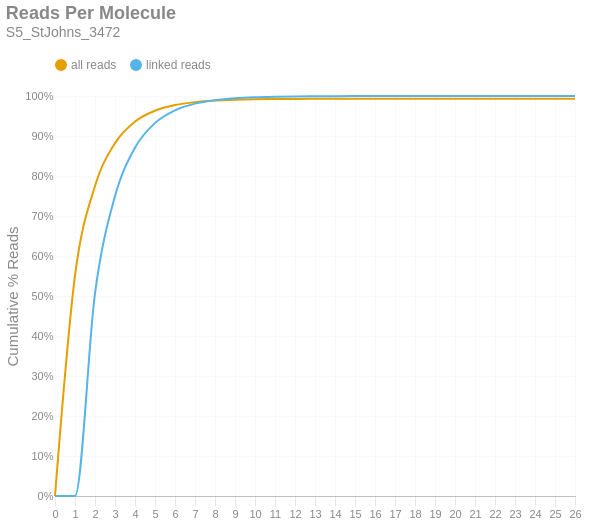

The code cell stored with this chart in its notebook:
### Markdown cell above
### Reads per Molecule
This chart shows the cumulative distribution of the number of reads per linked molecule. That is, how many alignments are associated with a unique molecule. This excludes the number of reads associated with invalid or absent linked-read barcodes. The `linked` histogram is the percentages recalculated when disregarding singletons.

### Code cell
if SKIPLR:
    print_html(f"Skipped")
else:
    counts = np.bincount(valids['reads'].cast(pl.Int64).to_numpy())
    weighted = counts * np.arange(len(counts))
    all_perc = weighted / n_reads
    linked_perc = weighted / n_linked_reads
    linked_perc[1] = 0
    binned_df = pl.DataFrame({
        'readsper': list(range(len(counts))),
        'all reads (cumsum)': np.cumsum(all_perc).tolist(),
        'linked reads (cumsum)': np.cumsum(linked_perc).tolist(),
    })

    with SafeRender(binned_df):
        (
            density_plot(binned_df, 'Reads Per Molecule', samplename, 'readspmol')
            .encode(
                x=alt.X('readsper:O', title=None).axis(labelAngle=0).scale(padding=0),
                y=alt.Y('value:Q', title='Cumulative % Reads').axis(format='%').stack(False),
                color=alt.Color("key:N").scale(domain=["all reads", "linked reads"]),
                tooltip=[
                    alt.Tooltip("key:N", title="Data Type"),
                    alt.Tooltip("readsper:O", title="Reads Per Molecule"),
                    alt.Tooltip("value:Q", format=".2%", title="% Reads (Cum.)")
                ]            
            )
        ).display()

### Figure 1 — Vega-Lite specification as saved in the notebook (floating-point values rounded to 4 significant figures)
{"width": "container", "height": 400, "config": {"title": {"anchor": "start", "dy": -15, "fontSize": 18, "color": "#888888", "subtitleColor": "#888888", "subtitleFontSize": 14}, "arc": {"fill": "#0072B2"}, "axis": {"domainColor": "#888888", "domainWidth": 0.5, "gridWidth": 0.2, "grid": false, "titleFontWeight": 400, "titleFontSize": 15, "labelFontSize": 11, "labelColor": "#888888", "tickColor": "#888888", "tickWidth": 0.2, "titleColor": "#888888"}, "axisBand": {"grid": false}, "axisX": {"grid": true, "tickSize": 10, "domainCap": "round"}, "axisY": {"domain": false, "grid": true, "tickSize": 0, "domainCap": "round"}, "background": "transparent", "header": {"labelFontSize": 15, "labelColor": "#888888", "titleFontSize": 15, "titleFontWeight": 600, "titleColor": "#888888"}, "legend": {"labelFont": "sans-serif", "labelFontSize": 12, "labelColor": "#888888", "symbolSize": 100, "symbolType": "circle", "titleFontSize": 12, "titlePadding": 10, "titleColor": "#888888", "title": null, "orient": "top"}, "range": {"category": ["#E69F00", "#56B4E9", "#009E73", "#F0E442", "#0072B2", "#D55E00", "#CC79A7", "#000000"], "diverging": ["#cfe8f3", "#a2d4ec", "#73bfe2", "#46abdb", "#1696d2", "#12719e"]}, "area": {"fill": "#0072B2", "fillOpacity": 0.7, "line": true, "strokeOpacity": 0.7}, "line": {"color": "#0072B2", "stroke": "#0072B2", "strokeWidth": 2}, "trail": {"color": "#0072B2", "stroke": "#0072B2", "strokeWidth": 0, "size": 1}, "point": {"filled": true, "fillOpacity": 1.0, "size": 95}, "text": {"color": "#888888", "fontSize": 11, "align": "right", "fontWeight": 400, "size": 11}, "bar": {"fill": "#0072B2", "stroke": null}, "view": {"stroke": null, "continuousWidth": 660, "continuousHeight": 400}}, "data": {"name": "data-b9f5eb4275fb5ccb2d5f6985ac511135"}, "mark": {"type": "line", "interpolate": "monotone", "point": {"opacity": 0, "size": 275}}, "encoding": {"color": {"field": "key", "scale": {"domain": ["all reads", "linked reads"]}, "type": "nominal"}, "tooltip": [{"field": "key", "title": "Data Type", "type": "nominal"}, {"field": "readsper", "title": "Reads Per Molecule", "type": "ordinal"}, {"field": "value", "format": ".2%", "title": "% Reads (Cum.)", "type": "quantitative"}], "x": {"axis": {"labelAngle": 0}, "field": "readsper", "scale": {"padding": 0}, "title": null, "type": "ordinal"}, "y": {"axis": {"format": "%"}, "field": "value", "stack": false, "title": "Cumulative % Reads", "type": "quantitative"}}, "params": [{"name": "param_c36ac31b6afebe62", "select": {"type": "point", "fields": ["key"]}, "bind": "legend"}], "title": {"text": "Reads Per Molecule", "subtitle": "S5_StJohns_3472"}, "transform": [{"fold": ["all reads (cumsum)", "linked reads (cumsum)"]}, {"calculate": "replace(datum.key, ' (cumsum)', '')", "as": "key"}, {"filter": {"param": "param_c36ac31b6afebe62"}}], "usermeta": {"embedOptions": {"downloadFileName": "S5_StJohns_3472.readspmol"}}, "$schema": "https://vega.github.io/schema/vega-lite/v6.1.0.json", "datasets": {"data-b9f5eb4275fb5ccb2d5f6985ac511135": [{"readsper": 0, "all reads (cumsum)": 0.0, "linked reads (cumsum)": 0.0}, {"readsper": 1, "all reads (cumsum)": 0.5508, "linked reads (cumsum)": 0.0}, {"readsper": 2, "all reads (cumsum)": 0.7748, "linked reads (cumsum)": 0.5065}, {"readsper": 3, "all reads (cumsum)": 0.8822, "linked reads (cumsum)": 0.7493}, {"readsper": 4, "all reads (cumsum)": 0.936, "linked reads (cumsum)": 0.8709}, {"readsper": 5, "all reads (cumsum)": 0.9632, "linked reads (cumsum)": 0.9325}, {"readsper": 6, "all reads (cumsum)": 0.9773, "linked reads (cumsum)": 0.9643}, {"readsper": 7, "all reads (cumsum)": 0.9847, "linked reads (cumsum)": 0.981}, {"readsper": 8, "all reads (cumsum)": 0.9885, "linked reads (cumsum)": 0.9896}, {"readsper": 9, "all reads (cumsum)": 0.9906, "linked reads (cumsum)": 0.9943}, {"readsper": 10, "all reads (cumsum)": 0.9917, "linked reads (cumsum)": 0.9968}, {"readsper": 11, "all reads (cumsum)": 0.9923, "linked reads (cumsum)": 0.9982}, {"readsper": 12, "all reads (cumsum)": 0.9927, "linked reads (cumsum)": 0.999}, {"readsper": 13, "all reads (cumsum)": 0.9929, "linked reads (cumsum)": 0.9994}, {"readsper": 14, "all reads (cumsum)": 0.993, "linked reads (cumsum)": 0.9997}, {"readsper": 15, "all reads (cumsum)": 0.993, "linked reads (cumsum)": 0.9998}, {"readsper": 16, "all reads (cumsum)": 0.9931, "linked reads (cumsum)": 0.9999}, {"readsper": 17, "all reads (cumsum)": 0.9931, "linked reads (cumsum)": 0.9999}, {"readsper": 18, "all reads (cumsum)": 0.9931, "linked reads (cumsum)": 0.9999}, {"readsper": 19, "all reads (cumsum)": 0.9931, "linked reads (cumsum)": 1.0}, {"readsper": 20, "all reads (cumsum)": 0.9931, "linked reads (cumsum)": 1.0}, {"readsper": 21, "all reads (cumsum)": 0.9931, "linked reads (cumsum)": 1.0}, {"readsper": 22, "all reads (cumsum)": 0.9931, "linked reads (cumsum)": 1.0}, {"readsper": 23, "all reads (cumsum)": 0.9931, "linked reads (cumsum)": 1.0}, {"readsper": 24, "all reads (cumsum)": 0.9931, "linked reads (cumsum)": 1.0}, {"readsper": 25, "all reads (cumsum)": 0.9931, "linked reads (cumsum)": 1.0}, {"readsper": 26, "all reads (cumsum)": 0.9931, "linked reads (cumsum)": 1.0}]}}
